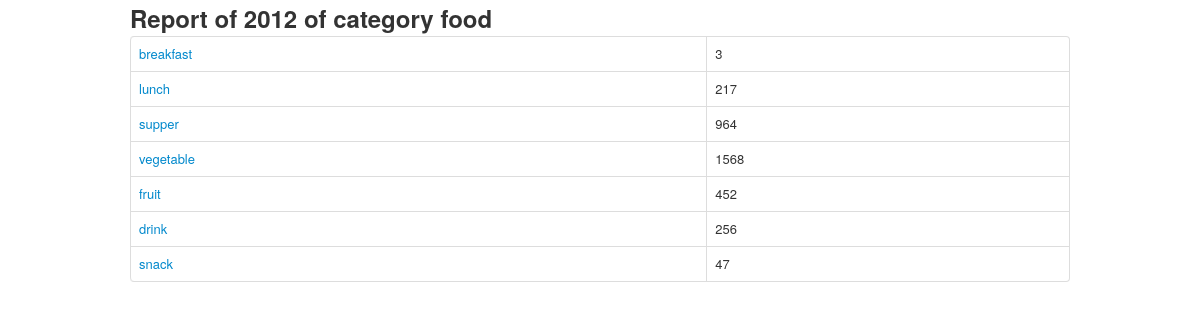
Page /report_by_category/2012/food on the committed database.
### bill/models.py (models this page shows, shortened)
class SubCategory(db.Model):
    id = db.Column(db.Integer, primary_key=True, unique=True)
    name = db.Column(db.String(10))
    parent_id = db.Column(db.Integer, db.ForeignKey('category.id'))

### bill/views.py (the view)
@app.route('/report_by_category/<year>/<category>')
def report_by_category(year, category):
    by_year = func.strftime('%Y', Item.date) == year
    items = db.session.query(func.sum(Item.amount), SubCategory.name).filter(Item.category_id == SubCategory.id).filter(SubCategory.parent_id == Category.id).filter(Category.name == category).filter(by_year).group_by(SubCategory.id).all()
    return render_template('year_report_by_category.html', items=items, year=year, category=category)

### bill/templates/year_report_by_category.html
{% extends "base.html" %}
{% block content %}
<h2>Report of {{year}} of category {{category}}</h2>
<table class="table table-bordered">
    {% for item in items %}
    <tr>
        <td><a href="/items/{{year}}/{{item[1]}}">{{item[1]}}</a></td>
        <td>{{item[0]}}</td>
    </tr>
    {% endfor %}
</table>
{% endblock %}

### rows in the picture
SubCategory: name "breakfast", item "3"
SubCategory: name "lunch", item "217"
SubCategory: name "supper", item "964"
SubCategory: name "vegetable", item "1568"
SubCategory: name "fruit", item "452"
SubCategory: name "drink", item "256"
SubCategory: name "snack", item "47"

### other values in the picture
{{ year }} "2012"
{{ category }} "food"
